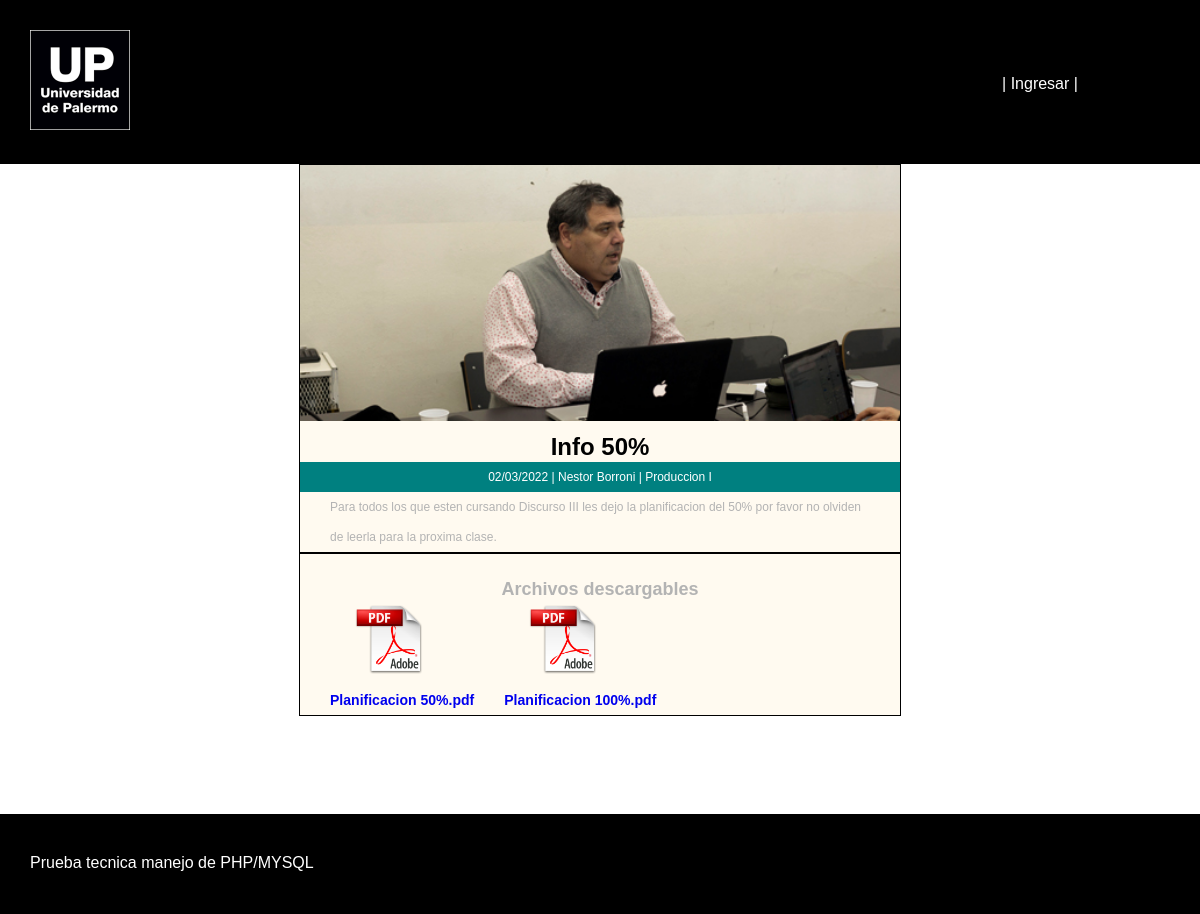
Page /detalle.php?id=18 on the committed database.
### tables this page shows
CREATE TABLE `blogs` (
  `id` int(11) NOT NULL,
  `titulo` varchar(45) NOT NULL,
  `cuerpo` text NOT NULL,
  `fecha` timestamp NOT NULL DEFAULT current_timestamp() ON UPDATE current_timestamp(),
  `id_docentes` int(11) NOT NULL
);

CREATE TABLE `docentes` (
  `id` int(11) NOT NULL,
  `nombre` varchar(45) NOT NULL,
  `apellido` varchar(45) NOT NULL,
  `email` varchar(45) NOT NULL,
  `pass` text NOT NULL,
  `imagen` varchar(45) NOT NULL
);

CREATE TABLE `catedras` (
  `id` int(11) NOT NULL,
  `nombre` varchar(45) NOT NULL,
  `id_docentes` int(11) NOT NULL
);

CREATE TABLE `archivos` (
  `id` int(11) NOT NULL,
  `nombre` varchar(45) NOT NULL,
  `id_blogs` int(11) NOT NULL
);

### detalle.php (called while the page is built, shortened)
<?php
$admin = FALSE;
include("./includes/functions.php");
include("./includes/header.php");
if(isset($_GET['id'])){
    $con = conectar();
    $sql = "SELECT blogs.id AS id_blog,titulo,cuerpo,fecha,docentes.nombre,apellido,imagen, catedras.nombre AS nombreCatedra FROM blogs INNER JOIN docentes INNER JOIN catedras ON blogs.id=".$_GET['id']." AND docentes.id=blogs.id_docentes AND catedras.id_docentes=blogs.id_docentes";
    if($query = mysqli_query($con,$sql)){
        $row = mysqli_fetch_assoc($query);
        $fecha = ordenarFecha($row['fecha']);
    } else {
        echo "<h1>Error de consulta</h1>";
    }
    $sql2= "SELECT nombre FROM archivos WHERE id_blogs=".$_GET['id']."";
       if(!$query2 = mysqli_query($con,$sql2)){
        echo "<h1>Error de consulta</h1>";
    }
} else {
    header("Location: http://localhost/pruebaPHP");
}
include("./includes/detalle-blog.php");
include("./includes/footer.php");
?>

### includes/functions.php (called while the page is built, shortened)
<?php
    function ordenarFecha($fechaOriginal){
    $fecha = new DateTime($fechaOriginal);
    return $fecha->format('d/m/Y');;
    }
?>

### includes/detalle-blog.php (the view, shortened to what this page needs)
<div class="principal size ">
<div class="box3 fondo3">
    <img class="imagen1" src="<?php if($admin){ echo "..";} else {echo ".";} ?>/upload/docentes/<?php echo $row['imagen']?>" alt="">
    <h1 class="text-center cBlack"><?php echo $row['titulo']?></h2>
    <p class="text-center rta-0x004"><?php echo $fecha." | ".$row['nombre']."  ".$row['apellido']." | ".$row['nombreCatedra']?></p>    <p class="text1"><?php echo $row['cuerpo']?></p>
</div>
<div class="box3 fondo3 over">
    <h2 class="text-center margin20">Archivos descargables</h2>
    <?php while($archivos = mysqli_fetch_array($query2,MYSQLI_ASSOC)){;?>
    <a href="http://localhost/pruebaPHP/upload/archivos/<?php echo $archivos['nombre']?>" download="<?php echo $archivos['nombre']?>">
        <div class="floatL marginl30">
            <img class="pdf" src="<?php if($admin){ echo "..";} else {echo ".";} ?>/recursos/pdf-icon.png" alt="">
            <h3><?php echo $archivos['nombre'] ?></h3>
        </div>
    </a>
    <?php } ?>
    </div>
</div>

### css/styles.css (style rules this page uses)
* { margin: 0; font-family: Arial, Helvetica, sans-serif; }
h1 { text-align: center; }
@media (min-width:700px) { .box3 { width: 50%; margin: auto auto; } }
.margin20 { margin-top:20px; }
.text-center { text-align: center; }
.principal { font-family:"Open Sans", Helvetica, Arial, sans-serif; font-weight:300; font-size: 12px; line-height:30px; color:rgb(179, 179, 179); }
.size { min-height: 650px; }
.text1 { width: 90%; margin: auto auto; }
.fondo3 { background-color: floralwhite; }
.imagen1 { width: 100%; }
.box3 { border: 1px solid black; }
.pdf { width: 70px; margin-left: 25px; }
.floatL { float: left; }
.marginl30 { margin-left: 30px; }
.over { overflow: hidden; }
.card > div > a:nth-child(2),a:nth-child(3) { text-decoration: none; }
.rta-0x004,.rta-0x005,.rta-0x007 { color: white; background-color: teal; }
.cBlack { color: black !important; }

### rows in the picture
blogs: id_docentes.imagen (picture), titulo "Info 50%", fecha "02/03/2022", id_docentes.nombre "Nestor", id_docentes.apellido "Borroni", catedras.nombre "Produccion I", cuerpo "Para todos los que esten cursando Discurso III les dejo la planificacion del 50% por favor no olviden de leerla para la proxima clase."
archivos: nombre "Planificacion 50%.pdf"
archivos: nombre "Planificacion 100%.pdf"
